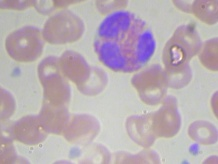
#> input picture wbc_segmentation/data/dataset-master/JPEGImages/BloodImage_00220.jpg, 218 x 164 px, shrunk from 640 x 480 before the run; its folder holds only this picture in this run
$ python main.py --image data/dataset-master/JPEGImages/BloodImage_00220.jpg
#> lines starting #> are read from the running program, lines starting #| are printed output that depends on the picture
### wbc_segmentation/src/segmentation.py
import os
import numpy as np
import cv2
import matplotlib.pyplot as plt
from sklearn.cluster import KMeans
import warnings
warnings.filterwarnings('ignore')

try:
    import skfuzzy as fuzz
    SKFUZZY_AVAILABLE = True
except ImportError:
    SKFUZZY_AVAILABLE = False


class FuzzyCMeans:
    """Minimal Fuzzy C-Means implementation."""

    # [34 lines left out: functions __init__, fit, not called in this run]

    def fit_predict(self, X):
        return self.fit(X).labels_


def load_image(path):
    img = cv2.imread(path)
#> img is the input picture: shape (164, 218, 3); mean B, G, R 180.4, 171.7, 184.4
    if img is None:
        raise FileNotFoundError(f"Cannot load image: {path}")
    return cv2.cvtColor(img, cv2.COLOR_BGR2RGB)


def preprocess_image(img):
    blurred = cv2.GaussianBlur(img, (5, 5), 0)
    hsv = cv2.cvtColor(blurred, cv2.COLOR_RGB2HSV)
#> hsv: shape (164, 218, 3); mean H, S, V 93.5, 27, 188.9

    r = blurred[:, :, 0].flatten().astype(np.float32) / 255.0
    g = blurred[:, :, 1].flatten().astype(np.float32) / 255.0
    b = blurred[:, :, 2].flatten().astype(np.float32) / 255.0
    h = hsv[:, :, 0].flatten().astype(np.float32) / 179.0
    s = hsv[:, :, 1].flatten().astype(np.float32) / 255.0

    features = np.stack([r, g, b, h, s], axis=1)
    return blurred, features


def features_to_label_image(labels, shape):
#> called with labels = array of shape (35752,), shape = (164, 218, 3)
    return labels.reshape(shape[:2])
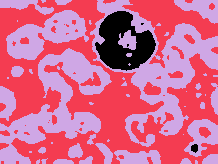
#> returned value: shape (164, 218) int32; 3 distinct labels, from 0 to 2; one colour per label, 0 black


def kmeans_segmentation(features, n_clusters=3, random_state=42):
    km = KMeans(n_clusters=n_clusters, random_state=random_state, n_init=10, max_iter=300)
    labels = km.fit_predict(features)
    return labels, km


def fcm_segmentation(features, n_clusters=3, m=2.0):
    if SKFUZZY_AVAILABLE:
        data = features.T
        cntr, u, *_ = fuzz.cluster.cmeans(data, n_clusters, m, error=1e-4, maxiter=150, init=None)
        labels = np.argmax(u, axis=0)
        return labels, (cntr, u)
    else:
        fcm = FuzzyCMeans(n_clusters=n_clusters, m=m)
        labels = fcm.fit_predict(features)
        return labels, fcm


# [53 lines left out: functions identify_wbc_regions, compute_boundary_accuracy, compare_methods, not called in this run]


_PALETTE = {"nucleus": [255, 50, 50], "cytoplasm": [50, 200, 50], "background": [30, 30, 200]}


# [71 lines left out: functions create_colored_segmentation, visualize_results, visualize_comparison_metrics, create_synthetic_wbc, not called in this run]


def run_segmentation_pipeline(image_path=None, n_clusters=3, output_dir="results"):

    if image_path and os.path.exists(image_path):
        img = load_image(image_path)
    else:
        img = create_synthetic_wbc(256)

    img_proc, features = preprocess_image(img)

    km_labels_flat, km_model = kmeans_segmentation(features, n_clusters)
    km_label_img = features_to_label_image(km_labels_flat, img.shape)

    fcm_labels_flat, fcm_model = fcm_segmentation(features, n_clusters)
    fcm_label_img = features_to_label_image(fcm_labels_flat, img.shape)

    km_regions  = identify_wbc_regions(km_label_img,  img)
    fcm_regions = identify_wbc_regions(fcm_label_img, img)

    comparison = compare_methods(km_regions, fcm_regions)

    os.makedirs(output_dir, exist_ok=True)
    visualize_results(img, km_regions, fcm_regions, km_label_img, fcm_label_img, comparison,
                      output_path=os.path.join(output_dir, "comparison.png"))
    visualize_comparison_metrics(comparison, output_path=os.path.join(output_dir, "metrics.png"))

    print("  RESULTS SUMMARY")
    for region, data in comparison.items():
        print(f"\n  [{region.upper()}]")
        for method, mets in data.items():
            print(f"    {method.upper():8s} → circularity={mets.get('circularity',0):.4f}  "
                  f"smoothness={mets.get('contour_smoothness',0):.2f}  "
                  f"boundary_px={mets.get('boundary_pixels',0)}")

    print(f"\n[Done] Results saved to: {output_dir}/")
    return comparison


# [4 lines that do not run on import are left out]

### wbc_segmentation/main.py
import argparse
import os
import sys

sys.path.insert(0, os.path.join(os.path.dirname(__file__), "src"))

from segmentation import run_segmentation_pipeline
from data_loader import load_dataset, download_instructions


def parse_args():
    p = argparse.ArgumentParser(description="WBC Segmentation: K-Means vs FCM")
    p.add_argument("--image",  type=str, default=None,
                   help="Path to a single WBC image")
    p.add_argument("--batch",  type=str, default=None,
                   help="Directory of WBC images for batch processing")
    p.add_argument("--clusters", type=int, default=3,
                   help="Number of clusters (default: 3)")
    p.add_argument("--output", type=str, default="results",
                   help="Output directory (default: results/)")
    p.add_argument("--eval",   action="store_true",
                   help="Run extended evaluation after segmentation")
    p.add_argument("--download-info", action="store_true",
                   help="Show Kaggle dataset download instructions")
    return p.parse_args()


def main():
    args = parse_args()

    if args.download_info:
        print(download_instructions())
        return

    if args.batch:
        images = load_dataset(args.batch, max_images=10)
        print(f"Batch mode: processing {len(images)} images …")
        for i, img in enumerate(images):
            out_dir = os.path.join(args.output, f"image_{i:03d}")
            # save temp image and run pipeline
            import cv2, tempfile
            tmp = tempfile.NamedTemporaryFile(suffix=".png", delete=False)
            cv2.imwrite(tmp.name, cv2.cvtColor(img, cv2.COLOR_RGB2BGR))
            run_segmentation_pipeline(tmp.name, n_clusters=args.clusters, output_dir=out_dir)
            os.unlink(tmp.name)
    else:
        run_segmentation_pipeline(
            image_path=args.image,
            n_clusters=args.clusters,
            output_dir=args.output
        )
#> (the call stopped at in fcm_segmentation, `cntr, u, *_ = fuzz.cluster.cmeans(data, n_clusters, m, error=1e-4, max..`: skfuzzy is not available in this run)

    if args.eval:
        from evaluate import run_evaluation
        run_evaluation(image_path=args.image, output_dir=args.output)


if __name__ == "__main__":
    main()

$ run again, on wbc_segmentation/data/dataset-master/JPEGImages/BloodImage_00221.jpg
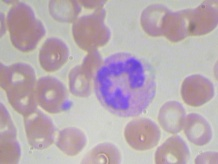
#> input picture wbc_segmentation/data/dataset-master/JPEGImages/BloodImage_00221.jpg, 218 x 164 px, shrunk from 640 x 480 before the run
#> in load_image, img is the input picture: shape (164, 218, 3); mean B, G, R 179.4, 170.5, 184.2
#> hsv: shape (164, 218, 3); mean H, S, V 96.5, 27.8, 188.4
#> in features_to_label_image, `return labels.reshape(shape[:2])`:
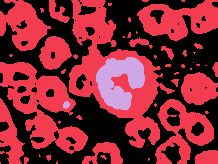
#> returned value: shape (164, 218) int32; 3 distinct labels, from 0 to 2; one colour per label, 0 black

$ run again, on wbc_segmentation/data/dataset-master/JPEGImages/BloodImage_00222.jpg
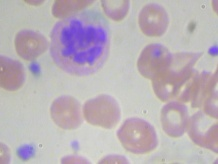
#> input picture wbc_segmentation/data/dataset-master/JPEGImages/BloodImage_00222.jpg, 218 x 164 px, shrunk from 640 x 480 before the run
#> in load_image, img is the input picture: shape (164, 218, 3); mean B, G, R 184.1, 176.1, 186
#> hsv: shape (164, 218, 3); mean H, S, V 86.5, 24.1, 191.1
#> in features_to_label_image, `return labels.reshape(shape[:2])`:
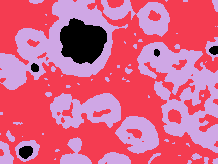
#> returned value: shape (164, 218) int32; 3 distinct labels, from 0 to 2; one colour per label, 0 black
